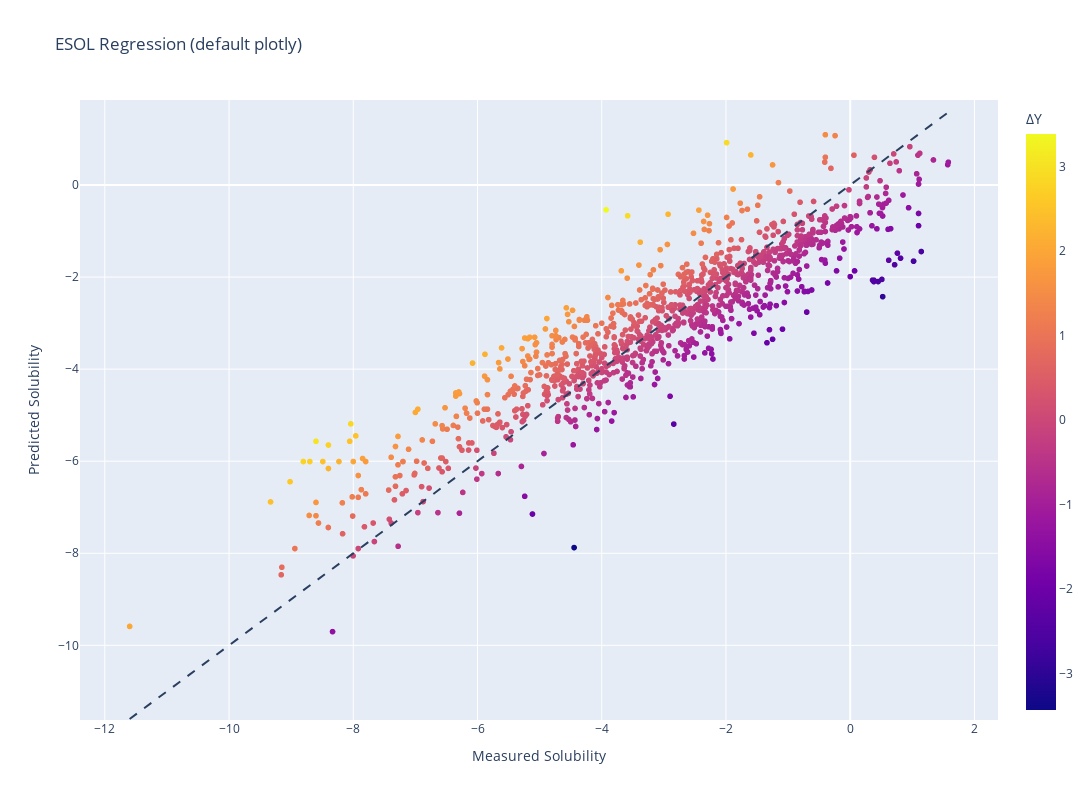

The notebook cell this image was saved under:
### Markdown cell above
Let's make a scatter plot comparing the measured vs predicted solubilities using [`plotly`](https://plotly.com/python/)

### Code cell
df_esol['delY'] = df_esol["y_pred"] - df_esol["y_true"]
fig_scatter = px.scatter(df_esol,
                         x="y_true",
                         y="y_pred",
                         color='delY',
                         title='ESOL Regression (default plotly)',
                         labels={'y_pred': 'Predicted Solubility',
                                 'y_true': 'Measured Solubility',
                                 'delY': 'ΔY'},
                         width=1200,
                         height=800)

# This adds a dashed line for what a perfect model _should_ predict
y = df_esol["y_true"].values
fig_scatter.add_shape(
    type="line", line=dict(dash='dash'),
    x0=y.min(), y0=y.min(),
    x1=y.max(), y1=y.max()
)

fig_scatter.show()

### Figure 1 — Plotly figure (JSON) as saved in the notebook; plotly's stock layout.template omitted (floating-point values rounded to 4 significant figures; data arrays with more than 128 entries replaced by an {"elided": "..."} marker saying what was removed)
{"data": [{"hovertemplate": "Measured Solubility=%{x}<br>Predicted Solubility=%{y}<br>ΔY=%{marker.color}<extra></extra>", "legendgroup": "", "marker": {"color": {"elided": "1128 float values"}, "coloraxis": "coloraxis", "symbol": "circle"}, "mode": "markers", "name": "", "showlegend": false, "type": "scattergl", "x": {"elided": "1128 float values"}, "xaxis": "x", "y": {"elided": "1128 float values"}, "yaxis": "y"}], "layout": {"coloraxis": {"colorbar": {"title": {"text": "ΔY"}}, "colorscale": [[0, "#0d0887"], [0.1111, "#46039f"], [0.2222, "#7201a8"], [0.3333, "#9c179e"], [0.4444, "#bd3786"], [0.5556, "#d8576b"], [0.6667, "#ed7953"], [0.7778, "#fb9f3a"], [0.8889, "#fdca26"], [1, "#f0f921"]]}, "height": 800, "legend": {"tracegroupgap": 0}, "shapes": [{"line": {"dash": "dash"}, "type": "line", "x0": -11.6, "x1": 1.58, "y0": -11.6, "y1": 1.58}], "title": {"text": "ESOL Regression (default plotly)"}, "width": 1200, "xaxis": {"anchor": "y", "domain": [0, 1], "title": {"text": "Measured Solubility"}}, "yaxis": {"anchor": "x", "domain": [0, 1], "title": {"text": "Predicted Solubility"}}}}
